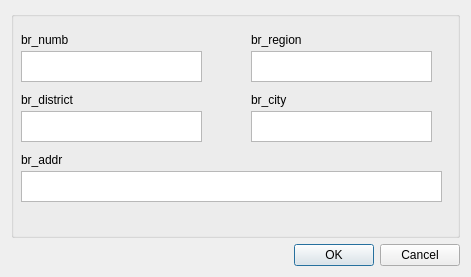
<?xml version="1.0" encoding="UTF-8"?>
<ui version="4.0">
 <class>Dialog</class>
 <widget class="QDialog" name="Dialog">
  <property name="geometry">
   <rect>
    <x>0</x>
    <y>0</y>
    <width>471</width>
    <height>277</height>
   </rect>
  </property>
  <property name="windowTitle">
   <string>Добавить запись (Branches)</string>
  </property>
  <layout class="QGridLayout" name="gridLayout">
   <item row="0" column="0">
    <widget class="QGroupBox" name="groupBox">
     <property name="title">
      <string/>
     </property>
     <widget class="QLabel" name="label">
      <property name="geometry">
       <rect>
        <x>10</x>
        <y>20</y>
        <width>181</width>
        <height>18</height>
       </rect>
      </property>
      <property name="text">
       <string>br_numb</string>
      </property>
     </widget>
     <widget class="QPlainTextEdit" name="te_br_numb">
      <property name="geometry">
       <rect>
        <x>10</x>
        <y>40</y>
        <width>181</width>
        <height>31</height>
       </rect>
      </property>
     </widget>
     <widget class="QPlainTextEdit" name="te_br_city">
      <property name="geometry">
       <rect>
        <x>240</x>
        <y>100</y>
        <width>181</width>
        <height>31</height>
       </rect>
      </property>
     </widget>
     <widget class="QLabel" name="label_3">
      <property name="geometry">
       <rect>
        <x>240</x>
        <y>80</y>
        <width>181</width>
        <height>18</height>
       </rect>
      </property>
      <property name="text">
       <string>br_city</string>
      </property>
     </widget>
     <widget class="QPlainTextEdit" name="te_br_region">
      <property name="geometry">
       <rect>
        <x>240</x>
        <y>40</y>
        <width>181</width>
        <height>31</height>
       </rect>
      </property>
     </widget>
     <widget class="QLabel" name="label_4">
      <property name="geometry">
       <rect>
        <x>240</x>
        <y>20</y>
        <width>181</width>
        <height>18</height>
       </rect>
      </property>
      <property name="text">
       <string>br_region</string>
      </property>
     </widget>
     <widget class="QPlainTextEdit" name="te_br_addr">
      <property name="geometry">
       <rect>
        <x>10</x>
        <y>160</y>
        <width>421</width>
        <height>31</height>
       </rect>
      </property>
     </widget>
     <widget class="QLabel" name="label_7">
      <property name="geometry">
       <rect>
        <x>10</x>
        <y>140</y>
        <width>181</width>
        <height>18</height>
       </rect>
      </property>
      <property name="text">
       <string>br_addr</string>
      </property>
     </widget>
     <widget class="QPlainTextEdit" name="te_br_district">
      <property name="geometry">
       <rect>
        <x>10</x>
        <y>100</y>
        <width>181</width>
        <height>31</height>
       </rect>
      </property>
     </widget>
     <widget class="QLabel" name="label_5">
      <property name="geometry">
       <rect>
        <x>10</x>
        <y>80</y>
        <width>181</width>
        <height>18</height>
       </rect>
      </property>
      <property name="text">
       <string>br_district</string>
      </property>
     </widget>
    </widget>
   </item>
   <item row="1" column="0">
    <widget class="QDialogButtonBox" name="buttonBox">
     <property name="orientation">
      <enum>Qt::Horizontal</enum>
     </property>
     <property name="standardButtons">
      <set>QDialogButtonBox::Cancel|QDialogButtonBox::Ok</set>
     </property>
    </widget>
   </item>
  </layout>
 </widget>
 <resources/>
 <connections>
  <connection>
   <sender>buttonBox</sender>
   <signal>accepted()</signal>
   <receiver>Dialog</receiver>
   <slot>accept()</slot>
   <hints>
    <hint type="sourcelabel">
     <x>248</x>
     <y>254</y>
    </hint>
    <hint type="destinationlabel">
     <x>157</x>
     <y>274</y>
    </hint>
   </hints>
  </connection>
  <connection>
   <sender>buttonBox</sender>
   <signal>rejected()</signal>
   <receiver>Dialog</receiver>
   <slot>reject()</slot>
   <hints>
    <hint type="sourcelabel">
     <x>316</x>
     <y>260</y>
    </hint>
    <hint type="destinationlabel">
     <x>286</x>
     <y>274</y>
    </hint>
   </hints>
  </connection>
 </connections>
</ui>
